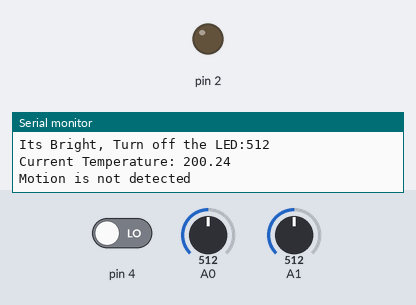
A sketch run on a simulated Arduino Uno, built with avr-gcc and run on an emulated ATmega328P. On the bench: output pins drawn as LEDs (lit = HIGH), the last lines printed to the serial monitor. The inputs (shaded band) are chosen by the test bench; at power-on: A1 = 512, pin 4 LOW, A0 = 512. Pins used as bus, display or sensor lines are not drawn.

Above: at 1.8 s.
1.9 s: A1 set to 490
At 2.7 s:
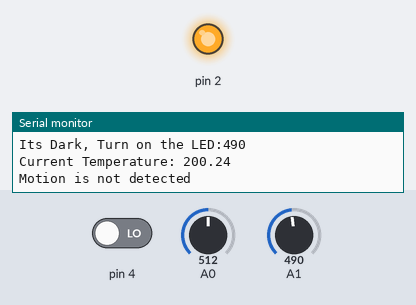
6.6 s: A1 set to 510
At 8.0 s:
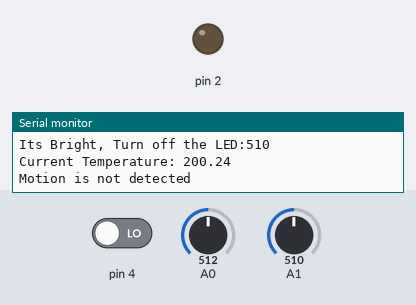
8.6 s: A1 set to 306
At 9.9 s:
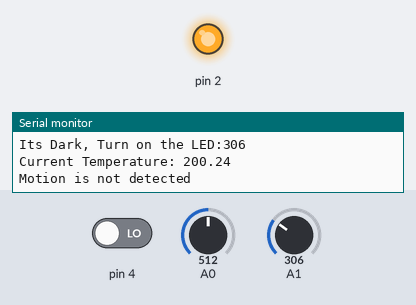
Timing chart, 0 to 11.6 s (numbered marks = the images above; inputs shaded):
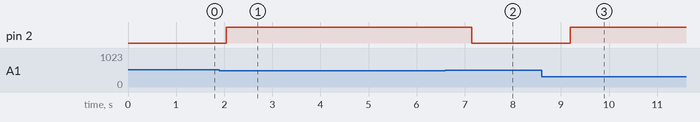

Measured:
- the behaviour switches between 501 and 500 on A1 (found by bisection; images 0 and 1)
- after the input at 1.9 s, pin 2: LOW → HIGH after 0.15 s
- after the input at 6.6 s, pin 2: HIGH → LOW after 0.55 s
- after the input at 8.6 s, pin 2: LOW → HIGH after 0.59 s

The sketch:

code.ino
```cpp
float vout,vout1,temp;
int motion=0;

void setup() {
  Serial.begin(9600);
  pinMode(2,OUTPUT);
  pinMode(A1,INPUT);
  pinMode(A0,INPUT);
  pinMode(4,INPUT);
  pinMode(7,OUTPUT);
  pinMode(13,OUTPUT);
  Serial.begin(9600);
}

void loop(){
  vout=analogRead(A0);
  vout1=(vout/1023)*5000;
  temp=(vout1-500)/10;
  motion=digitalRead(4);

  int ldrStatus = analogRead(A1);

  if (ldrStatus <= 500)
  {
    digitalWrite(2, HIGH);
    Serial.print("Its Dark, Turn on the LED:");
    Serial.println(ldrStatus);

  }
  else
  {
    digitalWrite(2, LOW);
    Serial.print("Its Bright, Turn off the LED:");
    Serial.println(ldrStatus);
  }


  Serial.print("Current Temperature: ");
  Serial.print(temp);
  Serial.println();

  if(temp>60){
    digitalWrite(7,HIGH);
    digitalWrite(13,HIGH);
  }
  else{
    digitalWrite(7,LOW);
    digitalWrite(13,LOW);
  }

  if(motion == HIGH){
    digitalWrite(7,HIGH);
    digitalWrite(13,HIGH);
    Serial.println("Motion is detected");
  }
  else{
     digitalWrite(7,LOW);
     digitalWrite(13,LOW);
     Serial.println("Motion is not detected");
}
  delay(1000);
}
```
